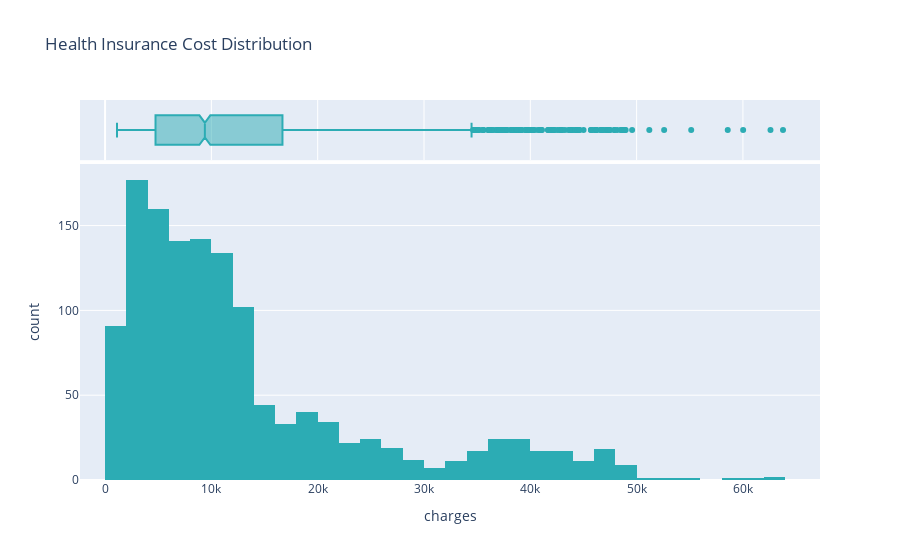

Notebook code for this chart:
### Code cell
fig = px.histogram(healthins_df, 
                   x="charges", 
                    title="Health Insurance Cost Distribution",
                    color_discrete_sequence=['#2cacb4'],
                    barmode="group",
                    marginal='box')


fig.write_image("images/charges.png")
fig.show()

### Figure 1 — Plotly figure (JSON) as saved in the notebook; plotly's stock layout.template omitted (floating-point values rounded to 4 significant figures; data arrays with more than 128 entries replaced by an {"elided": "..."} marker saying what was removed)
{"data": [{"alignmentgroup": "True", "bingroup": "x", "hovertemplate": "charges=%{x}<br>count=%{y}<extra></extra>", "legendgroup": "", "marker": {"color": "#2cacb4", "pattern": {"shape": ""}}, "name": "", "offsetgroup": "", "orientation": "v", "showlegend": false, "type": "histogram", "x": {"elided": "1337 float values"}, "xaxis": "x", "yaxis": "y"}, {"alignmentgroup": "True", "hovertemplate": "charges=%{x}<extra></extra>", "legendgroup": "", "marker": {"color": "#2cacb4"}, "name": "", "notched": true, "offsetgroup": "", "showlegend": false, "type": "box", "x": {"elided": "1337 float values"}, "xaxis": "x2", "yaxis": "y2"}], "layout": {"autosize": true, "barmode": "group", "legend": {"tracegroupgap": 0}, "title": {"text": "Health Insurance Cost Distribution"}, "xaxis": {"anchor": "y", "autorange": true, "domain": [0, 1], "range": [-2359.0, 67250.0], "title": {"text": "charges"}, "type": "linear"}, "xaxis2": {"anchor": "y2", "autorange": true, "domain": [0, 1], "matches": "x", "range": [-2359.0, 67250.0], "showgrid": true, "showticklabels": false, "type": "linear"}, "yaxis": {"anchor": "x", "autorange": true, "domain": [0, 0.8316], "range": [0, 186.3], "title": {"text": "count"}}, "yaxis2": {"anchor": "x2", "autorange": true, "domain": [0.8416, 1], "matches": "y2", "range": [-0.5, 0.5], "showgrid": false, "showline": false, "showticklabels": false, "ticks": "", "type": "category"}}}
